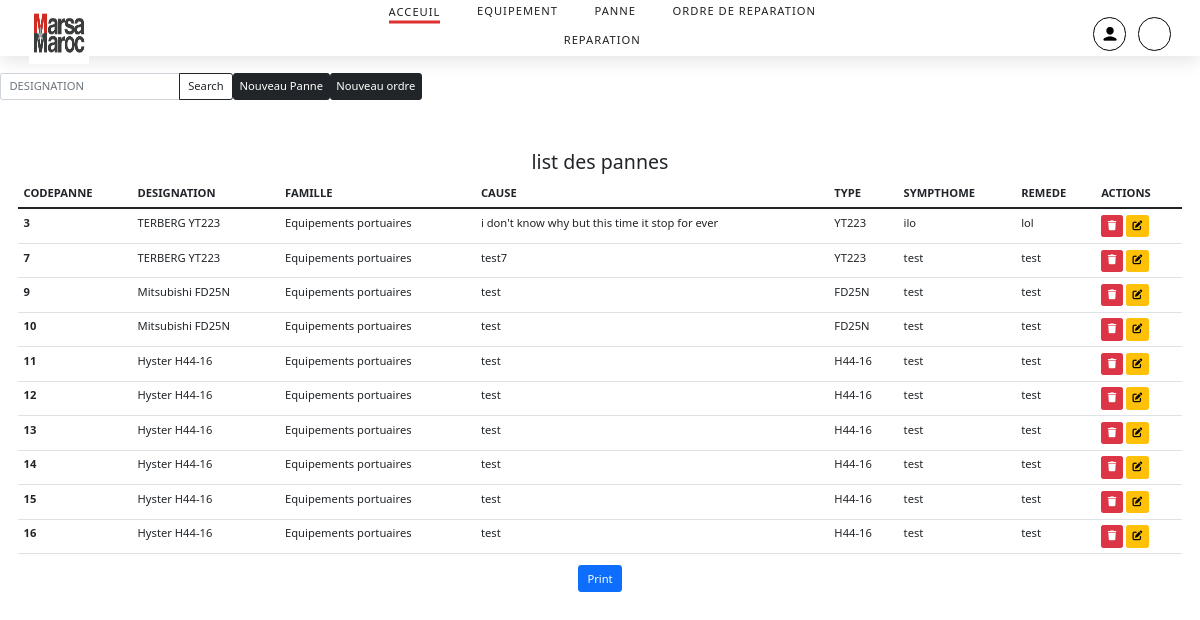
The page /panne.php (signed in) on the database its author committed.
### tables this page shows
CREATE TABLE `panne` (
  `CODEPANNE` int(11) NOT NULL,
  `DESIGNATION` varchar(100) DEFAULT NULL,
  `TYPE` varchar(100) DEFAULT NULL,
  `FAMILLE` varchar(100) DEFAULT NULL,
  `CAUSE` varchar(100) DEFAULT NULL,
  `SYMPTHOME` varchar(100) DEFAULT NULL,
  `REMEDE` varchar(100) DEFAULT NULL
);

### functions-panne.php (called while the page is built, shortened)
<?php
function data()
{
    try {
        $dbh = new PDO('mysql:host=localhost;dbname=itsup_marsa', "root", "", array(PDO::ATTR_ERRMODE => PDO::ERRMODE_EXCEPTION));
        return $dbh;
    } catch (PDOException $e) {
        die("Connection failed " . $e->getMessage());
    }
}
function read()
{
    try {
        $cnx = data();
        $rp = $cnx->prepare("select * from panne");
        $rp->execute([]);
        $resultat = $rp->fetchAll();
        return $resultat;
    } catch (PDOException $e) {
        echo ("Student selection error   " . $e->getMessage());
    }
}

### panne.php (the view, shortened to what this page needs)
<?php
include "functions-panne.php";
if (isset($_GET['rare'])) {
    $student = rechecher($_GET['rare']);
}else
$student=read();
?>
<!DOCTYPE html>
<html lang="en">
<head>
    <link rel="stylesheet" href="https://cdnjs.cloudflare.com/ajax/libs/font-awesome/6.0.0/css/all.min.css" />
    <link href="https://cdn.jsdelivr.net/npm/bootstrap@5.1.3/dist/css/bootstrap.min.css" rel="stylesheet">
  </head>
<body>
<?php include "nav.php"; ?>
<br>
<div class="d-flex align-items-center ">
    <form class="d-flex input-group w-auto " action="panne.php" method="get">
        <input
          type="text"
          class="form-control"
          placeholder="DESIGNATION"
          aria-label="Search"
          name="rare" id="rare"
        />
        <button
          class="btn btn-outline-dark"
          type="button"
          data-mdb-ripple-color="dark"
        >
          Search
        </button>
      </form>
      <a href="create-panne.php" class="btn btn-dark text-center px-2">Nouveau Panne</a>
      <a href="create-ordre.php" class="btn btn-dark text-center px-2">Nouveau ordre</a>
  </div>
<br>
<br>
<br>
<h3 class="text-center " >list des pannes </h3>
  <div class="container">
    <table class="table">
        <thead>
            <tr>
                <th scope="col">CODEPANNE</th>
                <th scope="col">DESIGNATION</th>
                <th scope="col">FAMILLE</th>
                <th scope="col">CAUSE</th>
                <th scope="col">TYPE</th>
                <th scope="col">SYMPTHOME</th>
                <th scope="col">REMEDE</th>
                <th scope="col">ACTIONS</th>
            </tr>
        </thead>
        <tbody>
            <?php foreach ($student as $p) { ?>
                <tr>
                    <th scope="row"><?= $p['CODEPANNE'] ?></th>
                    <td><?= $p['DESIGNATION'] ?></td>
                    <td><?= $p['FAMILLE'] ?></td>
                    <td><?= $p['CAUSE'] ?></td>
                    <td><?= $p['TYPE'] ?></td>
                    <td><?= $p['SYMPTHOME'] ?></td>
                    <td><?= $p['REMEDE'] ?></td>
                    <td>
                        <a class="btn btn-sm btn-danger"  href="delete-panne.php?CODEPANNE=<?= $p['CODEPANNE'] ?>" onclick="return confirm('Delete?')"><i class="fa-solid fa-trash"></i></a>
                        <a title="edit" class="btn btn-sm btn-warning"  href="edit-panne.php?CODEPANNE=<?= $p['CODEPANNE'] ?>" ><i class="fa-solid fa-pen-to-square"></i></a>
                    </td>
                </tr>
            <?php } ?>
        </tbody>
    </table>
    <div class="text-center">
        <a href="print.php" class="btn btn-primary">Print</a>
    </div>
  </div>
</body>
</html>

### nav.css (style rules this page uses)
* { margin: 0; padding: 0; box-sizing: inherit; }
html { font-size: 70%; box-sizing: border-box; scroll-behavior: smooth; }
.container { max-width: 117rem; margin: 0 auto; padding: 0 1.6rem; }

### rows shown on the page
panne: CODEPANNE "3", DESIGNATION "TERBERG YT223", FAMILLE "Equipements portuaires", CAUSE "i don't know why but this time it stop for ever", TYPE "YT223", SYMPTHOME "ilo", REMEDE "lol"
panne: CODEPANNE "7", DESIGNATION "TERBERG YT223", FAMILLE "Equipements portuaires", CAUSE "test7", TYPE "YT223", SYMPTHOME "test", REMEDE "test"
panne: CODEPANNE "9", DESIGNATION "Mitsubishi FD25N", FAMILLE "Equipements portuaires", CAUSE "test", TYPE "FD25N", SYMPTHOME "test", REMEDE "test"
panne: CODEPANNE "10", DESIGNATION "Mitsubishi FD25N", FAMILLE "Equipements portuaires", CAUSE "test", TYPE "FD25N", SYMPTHOME "test", REMEDE "test"
panne: CODEPANNE "11", DESIGNATION "Hyster H44-16", FAMILLE "Equipements portuaires", CAUSE "test", TYPE "H44-16", SYMPTHOME "test", REMEDE "test"
panne: CODEPANNE "12", DESIGNATION "Hyster H44-16", FAMILLE "Equipements portuaires", CAUSE "test", TYPE "H44-16", SYMPTHOME "test", REMEDE "test"
panne: CODEPANNE "13", DESIGNATION "Hyster H44-16", FAMILLE "Equipements portuaires", CAUSE "test", TYPE "H44-16", SYMPTHOME "test", REMEDE "test"
panne: CODEPANNE "14", DESIGNATION "Hyster H44-16", FAMILLE "Equipements portuaires", CAUSE "test", TYPE "H44-16", SYMPTHOME "test", REMEDE "test"
panne: CODEPANNE "15", DESIGNATION "Hyster H44-16", FAMILLE "Equipements portuaires", CAUSE "test", TYPE "H44-16", SYMPTHOME "test", REMEDE "test"
panne: CODEPANNE "16", DESIGNATION "Hyster H44-16", FAMILLE "Equipements portuaires", CAUSE "test", TYPE "H44-16", SYMPTHOME "test", REMEDE "test"
